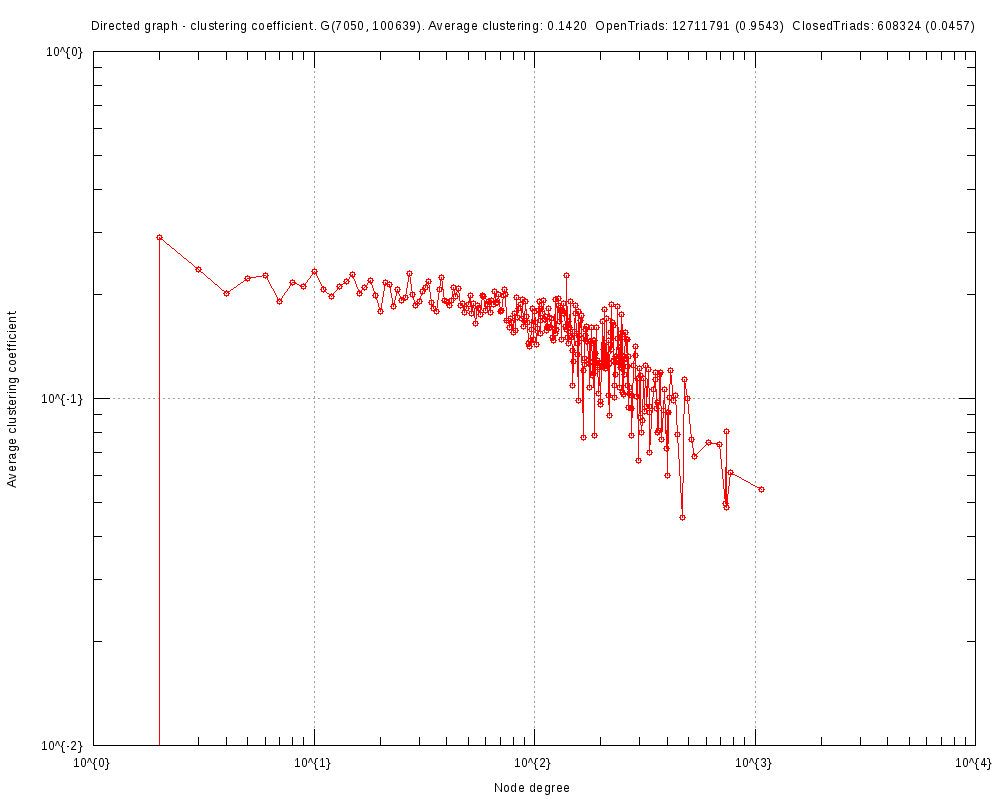

The script that saved this image:
#
# Directed graph - clustering coefficient. G(7050, 100639). Average clustering: 0.1420  OpenTriads: 12711791 (0.9543)  ClosedTriads: 608324 (0.0457) (Sun Oct 29 16:41:15 2017)
#

set title "Directed graph - clustering coefficient. G(7050, 100639). Average clustering: 0.1420  OpenTriads: 12711791 (0.9543)  ClosedTriads: 608324 (0.0457)"
set key bottom right
set logscale xy 10
set format x "10^{%L}"
set mxtics 10
set format y "10^{%L}"
set mytics 10
set grid
set xlabel "Node degree"
set ylabel "Average clustering coefficient"
set tics scale 2
set terminal png font arial 10 size 1000,800
set output 'ccf.GRQ.png'
plot 	"ccf.GRQ.tab" using 1:2 title "" with linespoints pt 6
